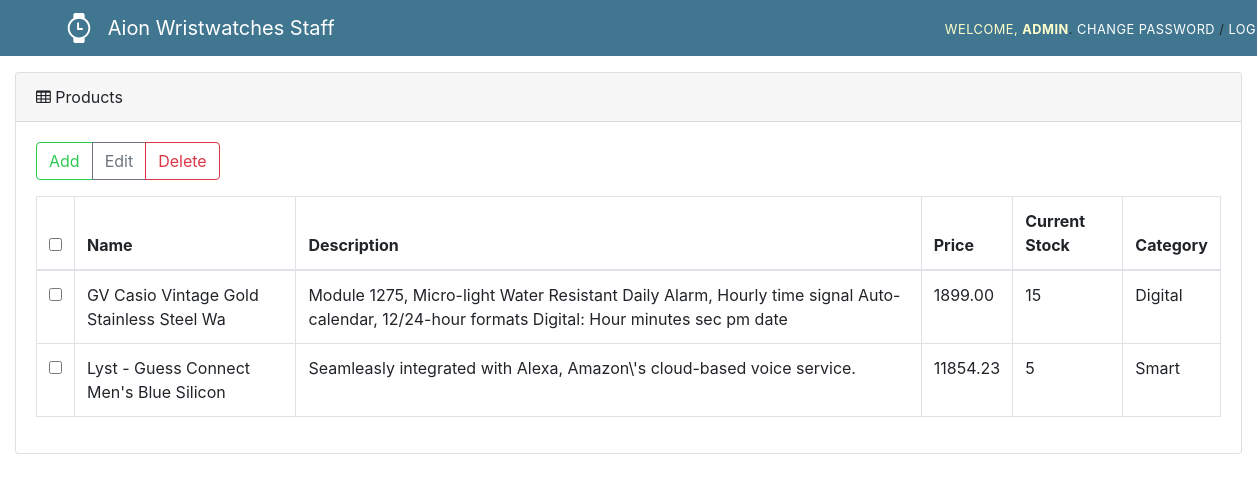
The app's page /prodman/ (signed in), older data.
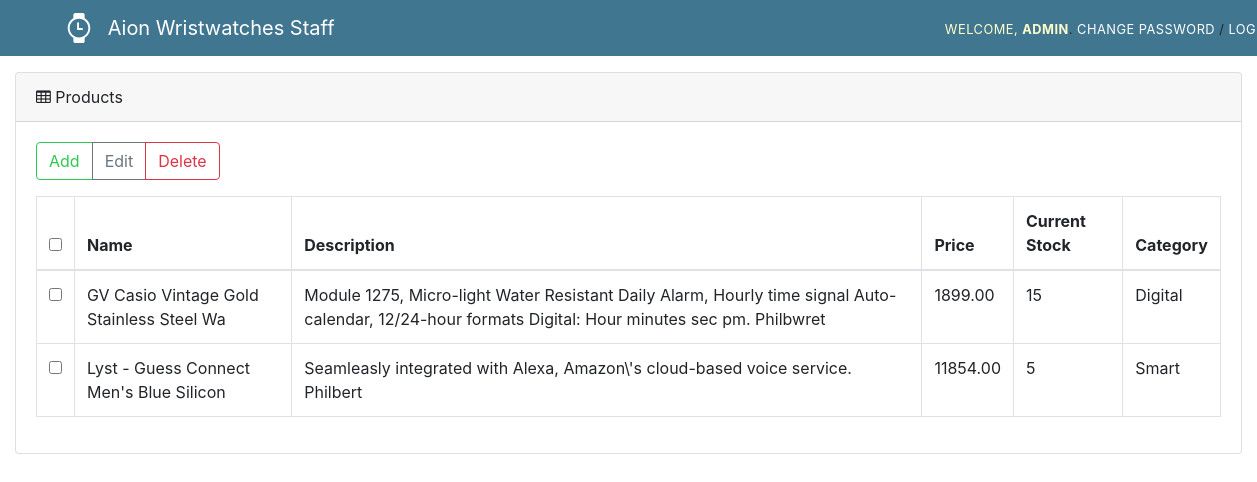
The same page, newer data.
### ecommerce/models.py (models this page shows, shortened)
class Product(models.Model):
    prodname = models.CharField(max_length=40)
    description = models.CharField(max_length=300)
    price = models.DecimalField(default=0.00, max_digits=20, decimal_places=2, validators=[MinValueValidator(0)])
    initialstock = models.PositiveIntegerField(default=0)
    quantity = models.PositiveIntegerField(default=0)
    CHOICES = (
        ('Analog', 'Analog'),
        ('Digital', 'Digital'),
        ('Smart', 'Smart'),
    )
    category = models.CharField(max_length=7, choices=CHOICES)
    image = models.ImageField(upload_to='ecommerce/static/product_images/', blank=True)
    class Meta:
        verbose_name_plural = "Products"

### ecommerce/views.py (the view)
# urls.py: url(r'^prodman/$', views.prodman, name='prodman'),
def prodman(request):
    product_list = Product.objects.all()
    context = {
        'product_list': product_list,
    }
    return render(request, 'ecommerce/prodman.html', context)

### ecommerce/templates/ecommerce/prodman.html (shortened to what this page needs)
{% extends 'ecommerce/extends/header3.html' %}
{% load static %}
{% block body %}
    <div class="container-fluid">
    <div class="card mt-3">
      <div class="card-header">
        <i class="fa fa-table"></i> Products
      </div>
      <div class="card-body">
        <div class="btn-group" role="group">
          <button type="button" class="btn btn-outline-success" id="btnAdd">Add</button>
          <button type="button" class="btn btn-outline-secondary" id="btnEdit">Edit</button>
          <button type="button" class="btn btn-outline-danger" id="btnDelete">Delete</button>
        </div>
        <table class="table table-bordered mt-3">
          <thead>
            <tr>
              <th scope="col"><input type="checkbox"></th>
              <th scope="col">Name</th>
              <th scope="col">Description</th>
              <th scope="col">Price</th>
              <th scope="col">Current Stock</th>
              <th scope="col">Category</th>
            </tr>
          </thead>
          <tbody>
            {% for product in product_list %}
              <tr>
                <td><input type="checkbox" data-type="check_product" data-id="{{ product.id }}"></td>
                <td data-id="{{ product.id }}" data-type="name">{{ product.prodname }}</td>
                <td data-id="{{ product.id }}" data-type="description">{{ product.description }}</td>
                <td data-id="{{ product.id }}" data-type="price">{{ product.price }}</td>
                <td data-id="{{ product.id }}" data-type="quantity">{{ product.quantity }}</td>
                <td data-id="{{ product.id }}" data-type="category">{{ product.category }}</td>
              </tr>
            {% endfor %}
          </tbody>
        </table>
      </div>
    </div>
    </div>
{% endblock %}

### ecommerce/templates/ecommerce/extends/header3.html (shortened to what this page needs)
{% load static %}
<!DOCTYPE html>
<html lang="en">
	<head>
    	<link rel="stylesheet" type="text/css" href="{% static 'css/bootstrap.min.css' %}">
        <link rel="stylesheet" type="text/css" href="{% static 'css/header3.css' %}">
        <link rel="stylesheet" type="text/css" href="{% static 'fonts/css/font-awesome.min.css' %}">
	</head>
	<body>
        {% if user.is_authenticated and user.usertypes != 'Customer'%}
		<nav id="navbar" class="navbar navbar-expand-lg navbar-dark" >
  			<a id="id_title" class="navbar-brand ml-5" href="#">
  				<img src="{{ STATIC_URL }} /static/brand/watch.svg" width="30" height="30" class="d-inline-block align-top mr-2" alt="">
  				Aion Wristwatches Staff
  			</a>
             <div id="user-tools" class="col-9">
                 <small>
                     <bold id="id_navitems">Welcome,</bold>
                    <strong id="id_navitems" class="text-uppercase">{{user.username}}</strong>.
                    <a id="id_navitem" href="#">Change password</a> /
                    <a id="id_navitem" href="{% url 'ecommerce:loginmanager' %}">Log out</a>
                </small>
            </div>
		</nav>
      {%endif%}
    	{% block body %}
    	{% endblock %}
	</body>
</html>

### ecommerce/static/css/header3.css (style rules this page uses)
#navbar { background-color: #417690; }
button { cursor: pointer; }
#user-tools { float: right; padding: 0; margin: 0 0 0 20px; letter-spacing: 0.5px; text-transform: uppercase; text-align: right; }
#id_navitems { color: #ffc; }
#id_navitem { color: white; }

Row changes from the older to the newer data that the page shows:
changed Product "GV Casio Vintage Gold Stainless Steel Wa": description "Module 1275, Micro-light Water Resistant Daily Alarm, Hourly time signal Auto-calendar, 12/24-hour formats Digital: Hour minutes sec pm date" → "Module 1275, Micro-light Water Resistant Daily Alarm, Hourly time signal Auto-calendar, 12/24-hour formats Digital: Hour minutes sec pm. Philbwret"
changed Product "Lyst - Guess Connect Men's Blue Silicon": description "Seamleasly integrated with Alexa, Amazon\\'s cloud-based voice service." → "Seamleasly integrated with Alexa, Amazon\\'s cloud-based voice service. Philbert"; price "11854.23" → "11854.00"
